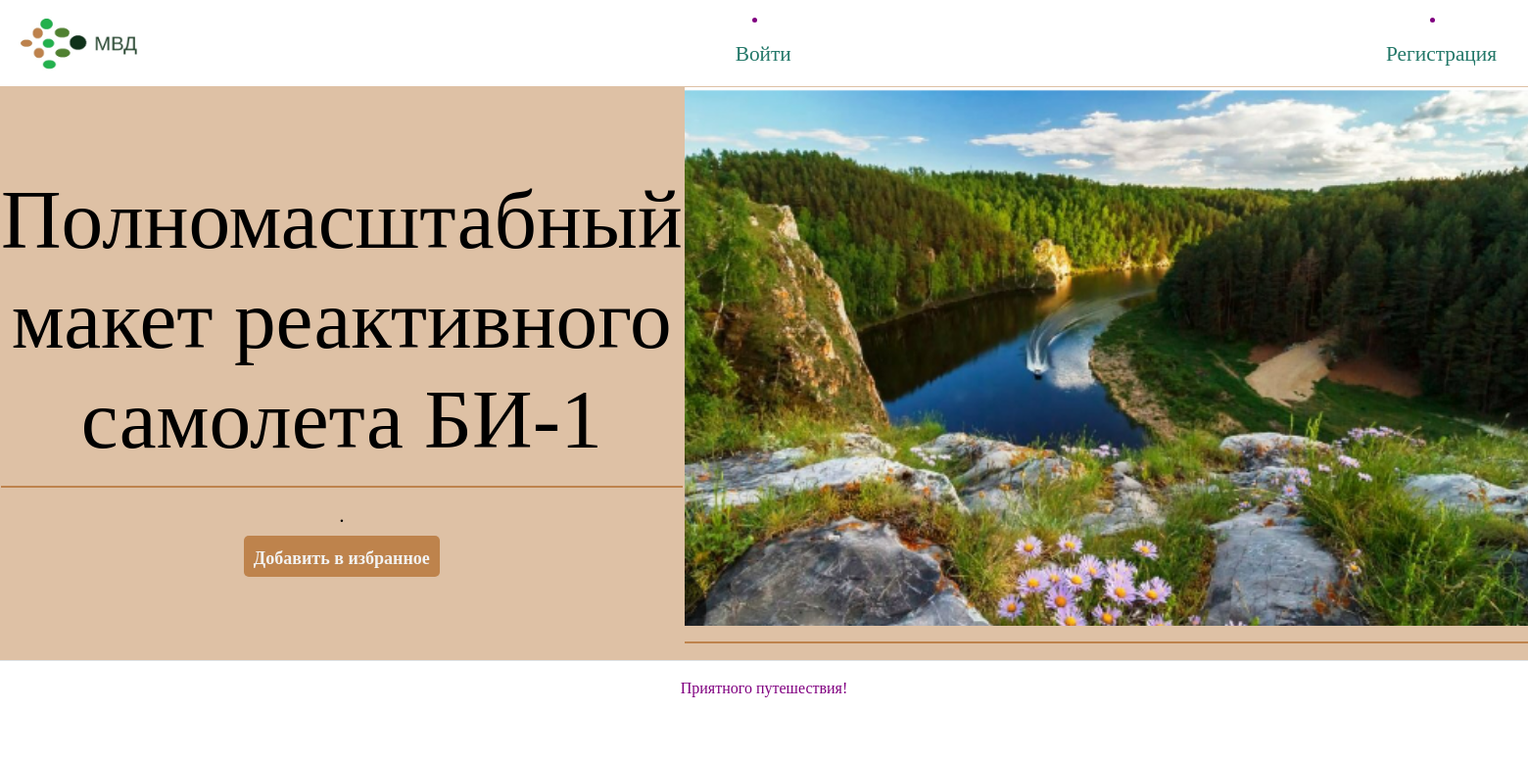
The page /interesting_places/2/ on the database its author committed.
### sverdlovskroute/models.py (models this page shows, shortened)
class Interesting_place(models.Model):
    name = models.CharField(max_length=200)
    description = models.TextField()
    location = models.TextField()
    img = models.ImageField(upload_to='images/', blank=True, null=True)
    favourites = models.ManyToManyField(User, related_name='favourites', blank=True)
    class Meta:
        ordering = ["name"]

### sverdlovskroute/views.py (the view)
# urls.py: path('interesting_places/<id>/', views.interesting_places_detail, name = 'interesting_places_detail'),
def interesting_places_detail(request, id):
    interesting_places_detail = Interesting_place.objects.get(pk=id)
    template = 'sverdlovskroute/interesting_places_detail.html'
    title = 'Маршруты выходного дня по Свердловской области'
    is_favourite = False
    if interesting_places_detail.favourites.filter(id=request.user.id).exists():
        is_favourite = True
    context = {
        'title': title,
        'interesting_places_detail': interesting_places_detail,
        'is_favourite': is_favourite,
    }
    return render(request, template, context)

### templates/sverdlovskroute/interesting_places_detail.html (shortened to what this page needs)
{% extends 'base.html' %}
{% load static %}
{% block content %}
<table>
    <tr>
        <th><h1> {{ interesting_places_detail.name }} </h1>
            <hr>
            <h3> {{ interesting_places_detail.description }} </h3>
            <a href="{% url 'favourites' interesting_places_detail.id %}" type="button" class="b1">Добавить в избранное</a><br>
         </th>
      <th><img src= {{interesting_places_detail.img.url}} align=”middle” height="550px"> <br><hr></th>
    </tr>
  </table>
{% endblock %}

### static/css/main.css (style rules this page uses)
body { background-image: url('img/fon1.png'); background-repeat: no-repeat; background-size: cover; font-family: "Kyiv*Type Titling"; color: purple; }
h1 { font-family: "Kyiv*Type Titling" }

### templates/includes/header.html (style rules this page uses)
body { background-image: url('/static/img/fon1.png'); background-repeat: no-repeat; background-size: cover; font-family: "Kyiv*Type Titling"; color: #000000; }
h1 { font-family: "Kyiv*Type Titling"; color: #000000; font-size: 64pt; text-align: center }
h3 { font-family: "Kyiv*Type Titling"; color: #000000; font-size: 16pt; text-align: center }
a { color: #227768; font-size: 16pt; text-decoration: none; }
.b1 { background: #BE834C; height: 42px; border: none; color: #f2f2f2; padding: 10px; font-size: 18px; border-radius: 5px; position: relative; box-sizing: border-box; transition: all 500ms ease; }
th { text-align: center }
hr { border: none; background-color: #BE834C; color: #BE834C; height: 2px; }

### rows shown on the page
Interesting_place: name "Полномасштабный макет реактивного самолета БИ-1", description ".", img (picture)
